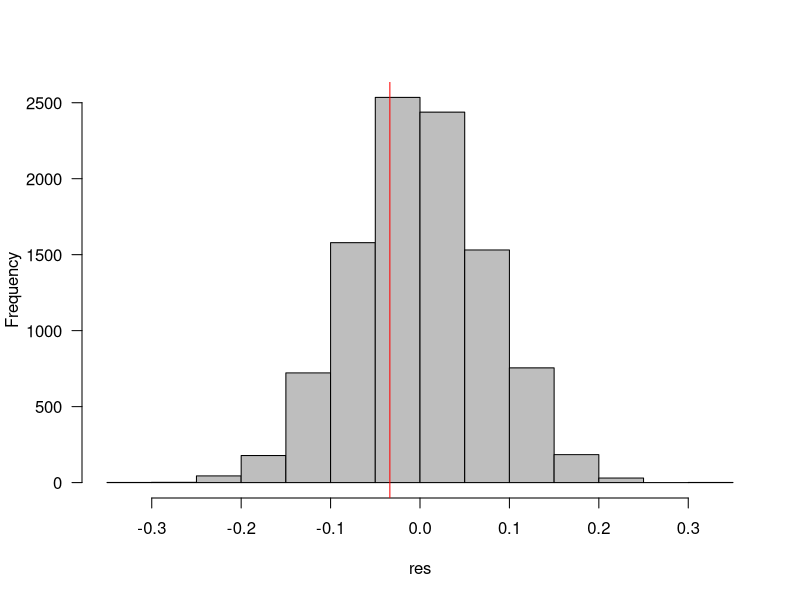

Recreate this plot in R.
##################### Packages #####################
library(dplyr)
library(ggplot2)
library(egg)
library(tidyr)
######## Norris 2024 dataset
norris_dat <- read.csv("Norris2024_master_data.csv")
### Filter out individuals that died before or during experiments
norris_dat_filtered <- norris_dat %>% dplyr::filter(!(egg_id %in% c(32, 65, 107, 144, 162, 171, 225, 234,
                                                                    258, 297, 298, 307, 345, 359, 361, 365, 370,
                                                                    390, 402, 412, 416, 420, 429)))
# Remove the comments and notes columns
norris_dat_filtered_new <- norris_dat_filtered[-c(12,13)]
# Remove NAs from the entire dataset
norris_dat_filtered_new <- na.omit(norris_dat_filtered_new)
View(norris_dat_filtered_new)

# Add log_water_loss column
norris_dat_filtered_new_log <- norris_dat_filtered_new %>% mutate(log_water_loss = log(water_loss_g))
View(norris_dat_filtered_new_log)

# Remove NAs
norris_dat_filtered_new_log <- na.omit(norris_dat_filtered_new_log)


################### Permutation test ######################
# Question: Do hatchlings from each environment (open or closed) show significant differences in water loss between incubation treatments?
# Select Open source island
norris_dat_filtered_open <- norris_dat_filtered_new_log %>% dplyr::filter(parental_island == "Open")
View(norris_dat_filtered_open)
# Select treatment and log water loss column
norris_dat_filtered_open_sub <- norris_dat_filtered_open %>% dplyr::select(c("treatment", "log_water_loss"))
View(norris_dat_filtered_open_sub)

set.seed(15)
res <- NA
 
for (i in 1:10000) {
  colonyboot <- sample(c(norris_dat_filtered_open_sub$treatment == "Open", norris_dat_filtered_open_sub$treatment == "Shade")) ## scramble
  ## pick out open & shade samples
  openboot <- colonyboot[1:length(norris_dat_filtered_open_sub$treatment[norris_dat_filtered_open_sub$treatment=="Open"])] #this says assign the first boot samples to open treatment
  shadeboot <- colonyboot[(length(norris_dat_filtered_open_sub$treatment[norris_dat_filtered_open_sub$treatment=="Open"])+1):length(norris_dat_filtered_open_sub$treatment)] #this says assign the rest of the observations to shade treatment
  
  ## compute & store difference in means
  res[i] <- mean(openboot)-mean(shadeboot) #calculate the difference in the open means and the shade treatment means
  #[i] says "where i", and i is a counter, after running this loop, i should be 1000
}
res

#what is our observed mean difference?
obs <- mean(norris_dat_filtered_open_sub$treatment=="Open")-mean(norris_dat_filtered_open_sub$treatment=="Shade")
obs

hist(res,col="gray",las=1,main="")
abline(v=obs,col="red")

##so how do we get our p-value?
res[res>=obs]
length(res[res>=obs])
6682/10000 # p-value = 0.6682 
mean(res>=obs)
# No statistically clear difference in water loss between treatments for open island hatchlings


#####Shapiro-Wilk Test#######
#Are our data normally distributed?##
#The null hypothesis is that the data are normally distributed
#P<0.05 indicates NOT normal

# Filter for open treatment
norris_dat_filtered_open_sub_open <- norris_dat_filtered_open_sub %>% dplyr::filter(treatment == "Open")
View(norris_dat_filtered_open_sub_open)

shapiro.test.open.open.waterloss <- shapiro.test(norris_dat_filtered_open_sub_open$log_water_loss)
shapiro.test.open.open.waterloss # p-value = 0.160. normal


# Filter for shade treatment
norris_dat_filtered_open_sub_shade <- norris_dat_filtered_open_sub %>% dplyr::filter(treatment == "Shade")
View(norris_dat_filtered_open_sub_shade)

shapiro.test.open.shade.waterloss <- shapiro.test(norris_dat_filtered_open_sub_shade$log_water_loss)
shapiro.test.open.shade.waterloss # p-value = 1.28e-5. not normal

####### welch's t-test ######
tt.openisland.waterloss <- t.test(log_water_loss~treatment,data=norris_dat_filtered_open_sub)
tt.openisland.waterloss # p-value = 0.93. no statistically clear difference in log water loss between treatments for open island hatchlings

### Hypothesis 2: Does maximum sprint speed differ between treatments for shade island source hatchlings?
# Subset for shade parental island
norris_dat_filtered_new_shade <- norris_dat_filtered_new %>% dplyr::filter(parental_island == "Shade")
# Filter for shade treatment
norris_dat_filtered_new_shade_shade <- norris_dat_filtered_new %>% dplyr::filter(treatment == "Shade")
# Shapiro test
shapiro.test.shade.shade.maxspeed <- shapiro.test(norris_dat_filtered_new_shade_shade$hatchling_max_speed)
shapiro.test.shade.shade.maxspeed # data is not normally distributed 

# Welch's t-test 
tt.shadeisland.maxspeed <- t.test(hatchling_max_speed~treatment, data=norris_dat_filtered_new_shade)
tt.shadeisland.maxspeed # No statistically clear difference in max speed among hatchlings incubated across treatments
